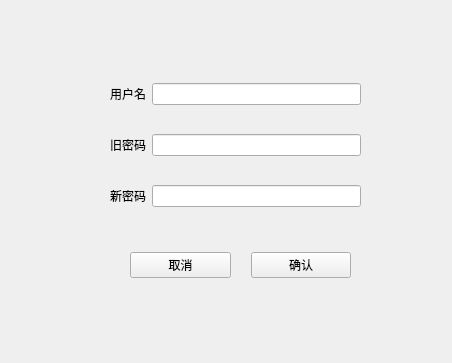
<?xml version="1.0" encoding="UTF-8"?>
<ui version="4.0">
 <class>PassDialog</class>
 <widget class="QWidget" name="PassDialog">
  <property name="geometry">
   <rect>
    <x>0</x>
    <y>0</y>
    <width>452</width>
    <height>363</height>
   </rect>
  </property>
  <property name="minimumSize">
   <size>
    <width>452</width>
    <height>363</height>
   </size>
  </property>
  <property name="maximumSize">
   <size>
    <width>452</width>
    <height>363</height>
   </size>
  </property>
  <property name="windowTitle">
   <string>修改密码</string>
  </property>
  <widget class="QWidget" name="layoutWidget">
   <property name="geometry">
    <rect>
     <x>130</x>
     <y>230</y>
     <width>221</width>
     <height>71</height>
    </rect>
   </property>
   <layout class="QHBoxLayout" name="horizontalLayout_4">
    <property name="spacing">
     <number>20</number>
    </property>
    <item>
     <widget class="PushButton" name="CancelPushButton">
      <property name="text">
       <string>取消</string>
      </property>
     </widget>
    </item>
    <item>
     <widget class="PrimaryPushButton" name="ConfirmPushButton">
      <property name="text">
       <string>确认</string>
      </property>
     </widget>
    </item>
   </layout>
  </widget>
  <widget class="QWidget" name="layoutWidget_2">
   <property name="geometry">
    <rect>
     <x>110</x>
     <y>60</y>
     <width>251</width>
     <height>171</height>
    </rect>
   </property>
   <layout class="QVBoxLayout" name="verticalLayout">
    <item>
     <layout class="QHBoxLayout" name="horizontalLayout">
      <item alignment="Qt::AlignVCenter">
       <widget class="BodyLabel" name="BodyLabel">
        <property name="text">
         <string>用户名</string>
        </property>
       </widget>
      </item>
      <item>
       <widget class="LineEdit" name="username"/>
      </item>
     </layout>
    </item>
    <item>
     <layout class="QHBoxLayout" name="horizontalLayout_2">
      <item>
       <widget class="BodyLabel" name="BodyLabel_2">
        <property name="text">
         <string>旧密码</string>
        </property>
       </widget>
      </item>
      <item>
       <widget class="PasswordLineEdit" name="oldpassword"/>
      </item>
     </layout>
    </item>
    <item>
     <layout class="QHBoxLayout" name="horizontalLayout_3">
      <item alignment="Qt::AlignHCenter">
       <widget class="BodyLabel" name="BodyLabel_3">
        <property name="text">
         <string>新密码</string>
        </property>
       </widget>
      </item>
      <item>
       <widget class="PasswordLineEdit" name="newpassword"/>
      </item>
     </layout>
    </item>
   </layout>
  </widget>
 </widget>
 <customwidgets>
  <customwidget>
   <class>PushButton</class>
   <extends>QPushButton</extends>
   <header>qfluentwidgets</header>
  </customwidget>
  <customwidget>
   <class>PrimaryPushButton</class>
   <extends>PushButton</extends>
   <header>qfluentwidgets</header>
  </customwidget>
  <customwidget>
   <class>BodyLabel</class>
   <extends>QLabel</extends>
   <header>qfluentwidgets</header>
  </customwidget>
  <customwidget>
   <class>LineEdit</class>
   <extends>QLineEdit</extends>
   <header>qfluentwidgets</header>
  </customwidget>
  <customwidget>
   <class>PasswordLineEdit</class>
   <extends>LineEdit</extends>
   <header>qfluentwidgets</header>
  </customwidget>
 </customwidgets>
 <resources/>
 <connections/>
</ui>
